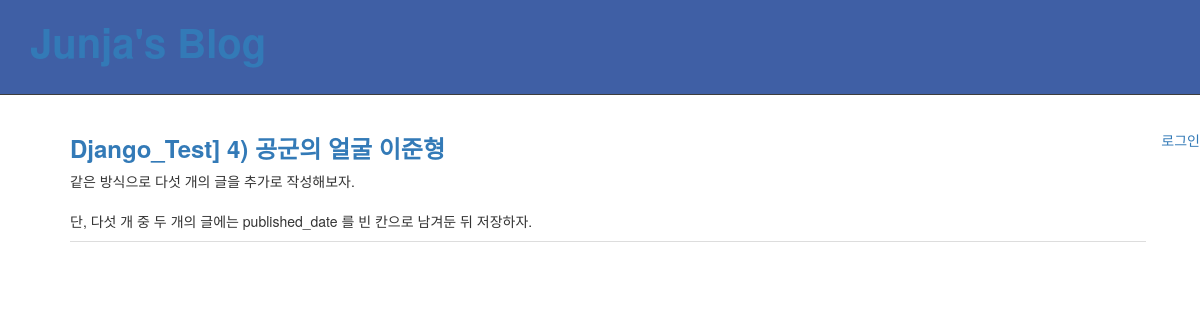
Page /post/4/ on the earlier database version.
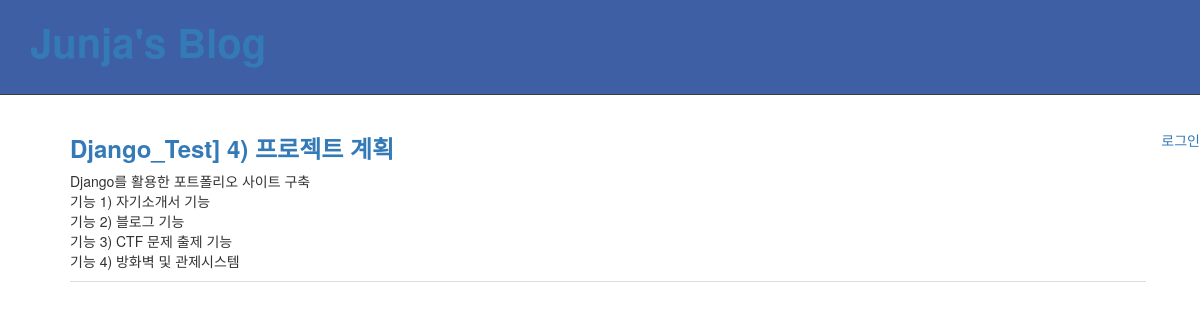
Same page on the later database version.
### blog/models.py (models this page shows, shortened)
class Post(models.Model):
        author = models.ForeignKey(settings.AUTH_USER_MODEL)
        title = models.CharField(max_length=100)
        content = models.TextField(blank=True)
        created_date = models.DateTimeField(auto_now_add=True)
        published_date = models.DateTimeField(blank=True, null=True)

### blog/views.py (the view)
# urls.py: url(r'^post/(?P<pk>\d+)/', post_detail),
def post_detail(request, pk):
    post = Post.objects.get(pk=pk)
    context = {
        'post': post
    }
    return render(request, 'blog/post_detail.html', context)

### templates/blog/post_detail.html
{% extends 'base.html' %}
{% block content %}
    <div class="container">
        <ul class="list">
            <li class="item">
                <h3><a href="">{{ post.title }}</a></h3>
                <div class="content">{{ post.content|linebreaksbr }}</div>
            </li>
        </ul>
    </div>
{% endblock %}

### templates/base.html (shortened to what this page needs)
{% load static %}
<!doctype html>
<html lang="en">
<head>
    <link rel="stylesheet" href="{% static 'bootstrap/css/bootstrap.css' %}">
    <link rel="stylesheet" href="{% static 'css/blog.css' %}">
</head>
<body>
    <div class="header">
		<h1><a href="/">Junja's Blog</a></h1>
	</div>
<ul class="nav navbar-nav navbar-right">
  	{% if user.is_active %}
  	<li><a href="">{{user.username}}</a></li>
  	<li><a href="{% url 'common:logout' %}">로그아웃</a></li>
  	{% else %}
  	<li><a href="{% url 'common:login' %}"> 로그인</a></li>
	 {% endif %}
</ul>
    {% block content %}
    {% endblock %}
</body>
</html>

### static/css/blog.css (style rules this page uses)
.header { background-color: #3F5FA5; color: white; padding: 20px 30px; border-bottom: 1px solid #3D3D3D; margin-bottom: 20px; }
.header h1 { font-size: 40px; font-weight: bolder; margin: 0; margin-bottom: 10px; padding: 0; }
.item { overflow: hidden; padding-bottom: 10px; border-bottom: 1px solid #ddd; }
.item h3 { font-weight: bolder; }

Differences in the rows shown:
changed Post: title "Django_Test] 4) 공군의 얼굴 이준형" → "Django_Test] 4) 프로젝트 계획"; content "같은 방식으로 다섯 개의 글을 추가로 작성해보자. 단, 다섯 개 중 두 개의 글에는 published_date 를 빈 칸으로 남겨둔 뒤 저장하자." → "Django를 활용한 포트폴리오 사이트 구축 기능 1) 자기소개서 기능 기능 2) 블로그 기능 기능 3) CTF 문제 출제 기능 기능 4) 방화벽 및 관제시스템"
